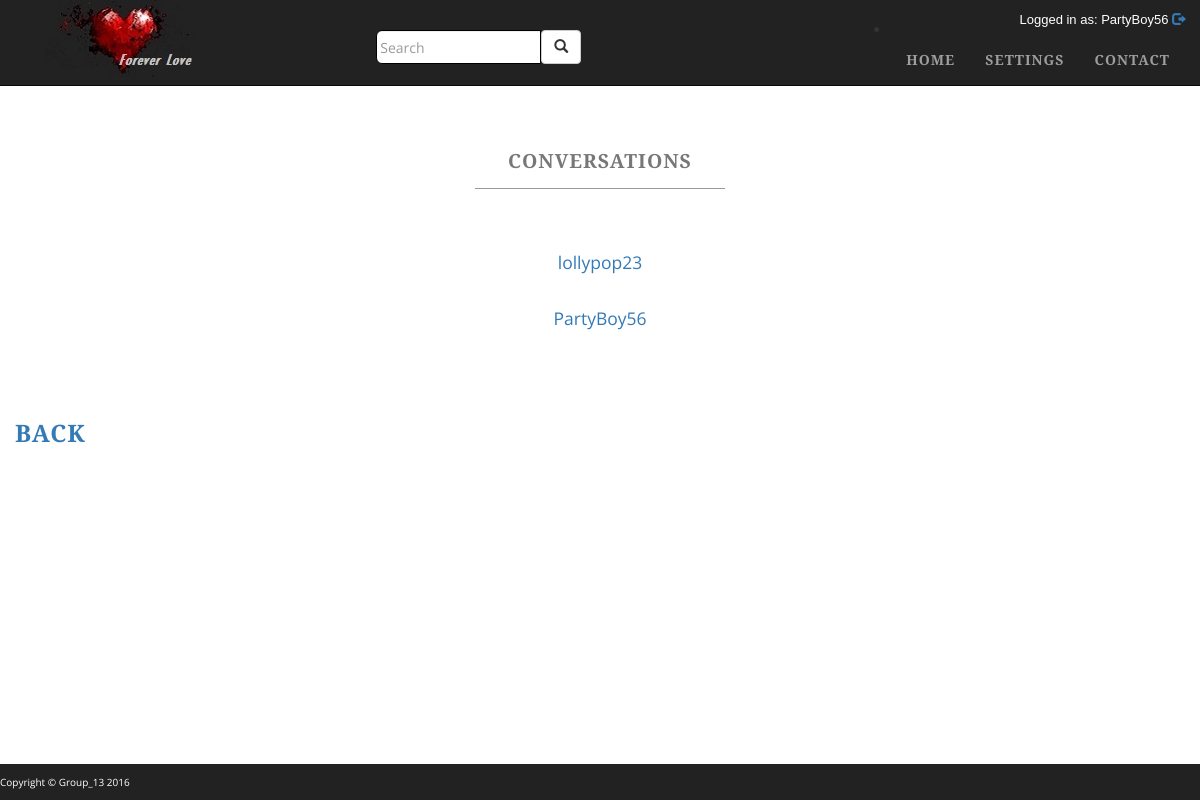
The app's page /existingConversationPage.php (signed in) with its own data.
### tables this page shows
CREATE TABLE IF NOT EXISTS `conversations` (
  `conversation_id` int(11) NOT NULL AUTO_INCREMENT,
  `user1_id` int(11) NOT NULL,
  `user2_id` int(11) NOT NULL,
  `profile_visible` tinyint(4) DEFAULT NULL,
  `reveal` int(11) DEFAULT NULL,
  PRIMARY KEY (`conversation_id`),
  KEY `User1_id` (`user1_id`),
  KEY `User2_id` (`user2_id`)
);

CREATE TABLE IF NOT EXISTS `registration_details` (
  `user_id` int(11) NOT NULL AUTO_INCREMENT,
  `username` varchar(32) NOT NULL,
  `first_name` varchar(32) NOT NULL,
  `last_name` varchar(32) NOT NULL,
  `password` varchar(256) NOT NULL,
  `email` varchar(128) NOT NULL,
  PRIMARY KEY (`user_id`),
  UNIQUE KEY `Username` (`username`,`email`)
);

### classes/DB.php (called while the page is built, shortened)
<?php
class DB{
    private static $instance = null;
    private $pdo, $query, $error = false, $results, $count = 0;
    private function __construct(){
        try{
            $this->pdo = new PDO(
                'mysql:host='.Config::get('mysql/host').';dbname='.Config::get('mysql/db'),
                Config::get('mysql/username'),
                Config::get('mysql/password')
            );
        }catch (PDOException $e){
            die($e->getMessage());
        }
    }
    public static function getInstance(){
        if(!isset(self::$instance)){
            self::$instance = new DB();
        }
        return self::$instance;
    }
    public function query($sql, $params = []){
        if($this->query = $this->pdo->prepare($sql)){
            if($this->query->execute()){
                $this->results = $this->query->fetchAll(PDO::FETCH_OBJ);
            }
            else{
                $this->error = true;
            }
        }
        return $this;
    }
    public function results(){
        return $this->results;
    }
}

### classes/Config.php (called while the page is built)
<?php
class Config{
    public static function get($path = null){
        if($path){
            $config = $GLOBALS['config'];
            $path = explode('/', $path);
            foreach($path as $bit){
                if(isset($config[$bit]))
                    $config = $config[$bit];
            }
            return $config;
        }
        return false;
    }
}

### classes/UserServiceMgr.php (called while the page is built, shortened)
<?php
class UserServiceMgr
{
    public static function getUsername($uid){
        $sql = "SELECT username " .
            "FROM registration_details ".
            "WHERE user_id = '".$uid."'";
        return DB::getInstance()->query($sql)->results()[0]->username;
    }
}

### classes/MessageMgr.php (the view, shortened to what this page needs)
<?php
class MessageMgr
{
    private $userID;
    public function __construct($uid)
    {
        $this->userID = $uid;
    }
    public function findConversations()
    {
        $convos = DB::getInstance()->query("SELECT * FROM conversations WHERE (User1_id = $this->userID) OR (User2_id = $this->userID)", [])->results();
        $messagedUsers = array();
        for($i = 0; $i < count($convos); $i++)
        {
            if($convos[$i]->user1_id == $this->userID)
                $tempUID = $convos[$i]->user2_id;
            else
                $tempUID = $convos[$i]->user1_id;
            $convoPartner = DB::getInstance()->query("SELECT username FROM registration_details WHERE user_id = '$tempUID'")->results();
            $messagedUsers[$i]=$convoPartner[0]->username;
            $tempConvoID = $convos[$i]->conversation_id;
            $linkString = "conversationPage.php?".$tempConvoID."#bottom";
            $vis = $this->isProfileVisible($tempConvoID);
            $unreadMessagesArray = DB::getInstance()->query("SELECT COUNT(*) as num FROM messages WHERE recipient_id = '$this->userID' AND seen = '0' AND conversation_id = $tempConvoID")->results();
            $unreadMessages = $unreadMessagesArray[0]->num;
            if($vis)
            {
                if ($unreadMessages == 0)
                    echo "<a href= \"$linkString\">$messagedUsers[$i]</a><br><br>";
                else
                    echo "<a href= \"$linkString.\">$messagedUsers[$i]<span class=\"badge\">$unreadMessages</span></a><br><br>";
            }
            else
            {
                if ($unreadMessages == 0)
                    echo "<a href= \"$linkString\"Blind Date</a><br><br>";
                else
                    echo "<a href= \"$linkString\">Blind Date<span class=\"badge\">$unreadMessages</span></a><br><br>";
            }
        }
    }
    public function isProfileVisible($convo_id)
    {
        $vis = DB::getInstance()->query("SELECT profile_visible FROM conversations WHERE conversation_id = '$convo_id'")->results();
        if($vis[0]->profile_visible == 1)
            return true;
        else
            return false;
    }
}
?>

### includes/navbar.php (shortened to what this page needs)
<head>
</head>
<nav class="navbar navbar-inverse navbar-fixed-top navBar" role="navigation">
    <div class="container">
        <div class = "row">
            <div class="col-md-2">
                <div class="col-md-2 col-sm-2 pull-left">
                    <img src="includes/pics/logo.jpg">
                </div>
            </div>
            <div class="col-md-5">
                <div class="searchbar-area">
                    <form class="navbar-form" role="search">
                        <div class="input-group">
                            <div class="search-bar" id="search_group">
                                <input type="text" class="form-control search" placeholder="Search" id="input_search">
                                <div class="input-group-btn">
                                    <button class="btn btn-default" type="button"><i class="glyphicon glyphicon-search"></i></button>
                                </div>
                            </div>
                        </div>
                    </form>
                </div>
            </div>
                <div class = "logged-in pull-right">
                    Logged in as:
                    <?php
                        if(isset($_SESSION['user_id'])){
                             $log =  UserServiceMgr::getUsername($_SESSION['user_id']).'   ';
                        }else{
                              $log = 'UNSET';
                        } echo $log?>
                    <?php echo '<a href="../ForeverLove/welcomePage.php?logout=yes"><span class="glyphicon glyphicon-log-out" tooltip = "popover"  title = "Logout"></span></a>';?>
                </div>
                <div class = "nav-text">
                    <ul class="pull-right">
                        <li>
                            <div class="collapse navbar-collapse" id="bs-example-navbar-collapse-1">
                                <ul class="nav navbar-nav navbar-right ">
                                    <li>
                                        <a href="../ForeverLove/homePage.php">Home</a>
                                    </li>
                                    <li>
                                        <a href="../ForeverLove/settingsPage.php">Settings</a>
                                    </li>
                                    <li>
                                        <a href="../ForeverLove/contactPage.php">Contact</a>
                                    </li>
                                </ul>
                            </div>
                        </li>
                    </ul>
                </div>
            </div>
        </div>
    </div>
</nav>

### css/custom-base-page.css (style rules this page uses)
body { margin-top: 50px; }
.full { background: url('http://gdurl.com/1DKh') no-repeat center center fixed; -webkit-background-size: cover; -moz-background-size: cover; background-size: cover; -o-background-size: cover; }
body { font-family: "Open Sans","Helvetica Neue",Helvetica,Arial,sans-serif; }
.nav-text ul { text-transform: uppercase; font-family: "Josefin Slab","Helvetica Neue",Helvetica,Arial,sans-serif; font-weight: 700; letter-spacing: 1px; }
p { font-size: 1.25em; line-height: 1.6; color: #000; }
footer p { margin: 0; padding: 10px 0; text-align: left; background: #222222; color: white; font-size: x-small; }
.logged-in { color: white; margin-top: 10px; margin-left: 20px; font-size: small; font-family: Arial; text-transform: none; font-weight: 100; }
.nav-text li { margin:0px; line-height: 0px; margin-top:0px; }
.nav-text ul { margin:0px; line-height: 0px; margin-top:0px; }
.navbar-nav { margin-top: 5px; margin:0px; line-height: 0px; margin-top:10px; padding-bottom: 0px; }
#input_search { border: solid 1px #000; border-top-left-radius: 6px; border-bottom-left-radius: 6px; padding: 3px; }
.searchbar-area { margin-top: 30px; margin-left: 50px; line-height: 0px; }

### records on screen
conversations: i "lollypop23"
conversations: i "PartyBoy56"
registration_details: username "PartyBoy56"
